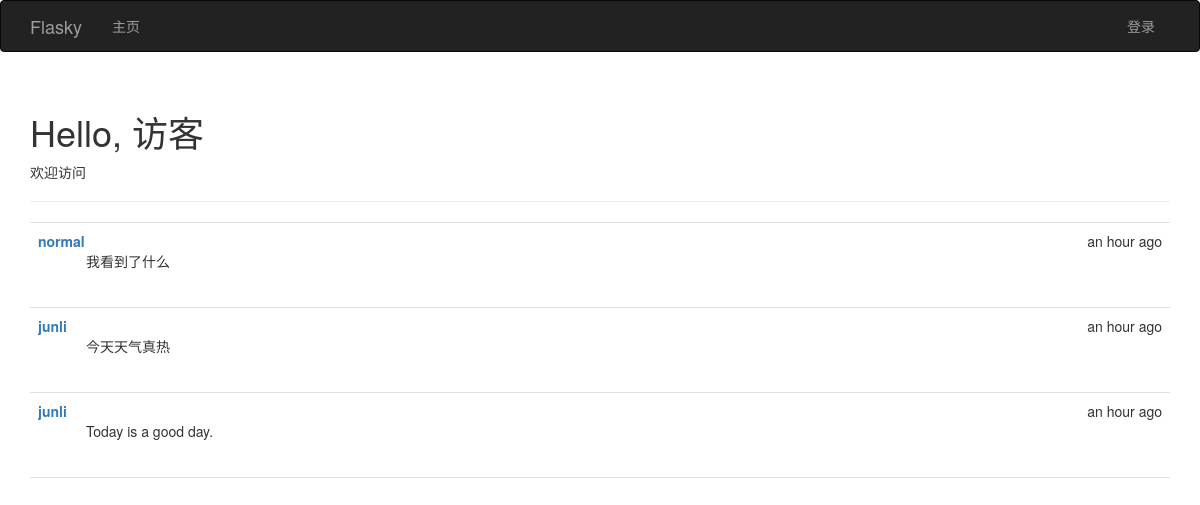
The page / on the database its author committed.
### app/models.py (models this page shows, shortened)
class Post(db.Model):
    __tablename__ = 'posts'
    id = db.Column(db.Integer, primary_key=True)
    body = db.Column(db.Text)
    timestamp = db.Column(db.DateTime, index=True, default=datetime.utcnow)
    author_id = db.Column(db.Integer, db.ForeignKey('users.id'))

class User(UserMixin, db.Model):
    __tablename__ = 'users'
    id = db.Column(db.Integer, primary_key=True)
    username = db.Column(db.String(64), unique=True, index=True)
    email = db.Column(db.String(64), unique=True,index=True)
    role_id = db.Column(db.Integer, db.ForeignKey('roles.id'))
    password_hash = db.Column(db.String(128))
    confirmed = db.Column(db.Boolean, default= False)
    name = db.Column(db.String(64))
    location = db.Column(db.String(128))
    about_me = db.Column(db.Text())
    member_since = db.Column(db.DateTime(), default=datetime.utcnow)
    last_seen = db.Column(db.DateTime(), default=datetime.utcnow)
    posts = db.relationship('Post', backref='author', lazy='dynamic')
    @property
    def password(self):
        raise AttributeError('password is not a readable attribute')

### app/main/views.py (the view)
@main.route('/',methods=['GET','POST'])
def index():
    form = PostForm()
    if current_user.can(Permission.WRITE_ARTICLES) and form.validate_on_submit():
        post = Post(body=form.body.data, author=current_user._get_current_object())
        db.session.add(post)
        return redirect(url_for('.index'))
    posts = Post.query.order_by(Post.timestamp.desc()).all()
    return render_template('index.html', form = form, posts=posts)

### app/auth/views.py (called while the page is built)
@auth.before_app_request
def before_request():
    if current_user.is_authenticated:
        current_user.ping()
        if not current_user.confirmed and request.endpoint[:5] != 'auth.':
            return redirect(url_for('auth.unconfirmed'))

### app/main/__init__.py (called while the page is built)
@main.app_context_processor
def inject_permissions():
    return dict(Permission=Permission)

### app/models.py (called while the page is built)
    def can(self, permission):
        return False

### app/templates/index.html (shortened to what this page needs)
{%  extends "base.html" %}
{%  import "bootstrap/wtf.html" as wtf %}
{% block page_content %}
    <div class="page-header">
        <h1>Hello, {% if current_user.is_authenticated %}{{ current_user.username }} {% else %} 访客{% endif %} </h1>
        {% if not known %}
            <p>欢迎访问</p>
         {% else %}
            <p>欢迎再次光临！</p>
        {% endif %}
    </div>
    <div>
  {%  include '_posts.html' %}
    </div>
{% endblock %}

### app/templates/_posts.html
  <ul class="posts">
        {% for post in posts %}
            <li class="post">
                <div class="post-date">
                    {{ moment(post.timestamp).fromNow() }}
                </div>
                <div class="post-author">
                    <a href="{{ url_for('.user', username=post.author.username) }}">{{ post.author.username }}</a>
                </div>
                <div class="post-content">
                    {{ post.body }}
                </div>
            </li>
        {% endfor %}
    </ul>

### app/static/style.css (style rules this page uses)
ul.posts { list-style-type: none; padding: 0px; margin: 16px 0px 0px 0px; border-top: 1px solid #e0e0e0; }
ul.posts li.post { padding: 8px; border-bottom: 1px solid #e0e0e0; }
div.post-date { float: right; }
div.post-author { font-weight: bold; }
div.post-content { margin-left: 48px; min-height: 48px; }

### rows shown on the page
Post: timestamp "an hour ago", author.username "normal", body "我看到了什么"
Post: timestamp "an hour ago", author.username "junli", body "今天天气真热"
Post: timestamp "an hour ago", author.username "junli", body "Today is a good day."
